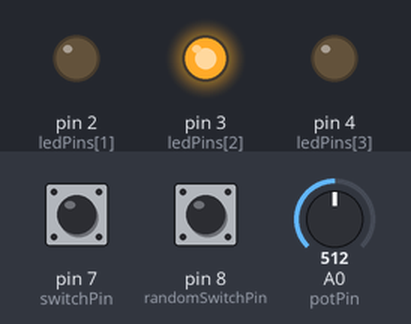
The sketch below on a simulated Arduino Uno, built with avr-gcc and run on an emulated ATmega328P. Shown: output pins drawn as LEDs (lit = HIGH). Dashed ring = blinking. Inputs (shaded band) come from the test bench; at power-on: A0 (potPin) = 512, pin 7 (switchPin) LOW, pin 8 (randomSwitchPin) LOW. Random numbers use the default seed unless the sketch sets one; pins used as bus, display or sensor lines are not drawn.

Above: at 1.2 s.
1.3 s: A0 (potPin) set to 900
At 2.6 s:
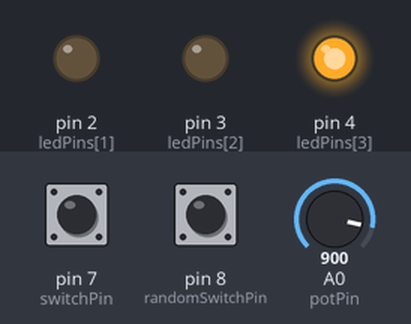
4.4 s: A0 (potPin) set to 511
At 6.3 s:
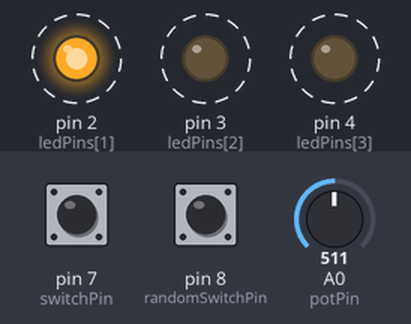
Timing chart, 0 to 13.5 s (numbered marks = the images above; inputs shaded):
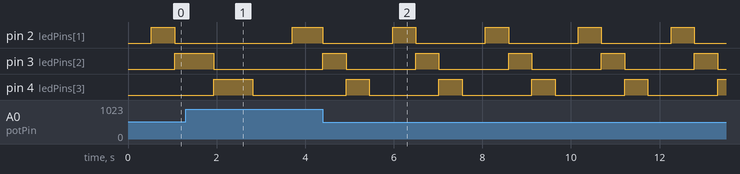

Measured:
- by itself, pin 2 (ledPins[1]), pin 3 (ledPins[2]), pin 4 (ledPins[3]): alternates HIGH for 0.52 s and LOW for 1.6 s

The sketch:

led_blink_with_millis.ino
```cpp
// Final Version
unsigned long lastStepTime = 0;
int stepLength = 1000;
int currentStep = 0;
int totalSteps = 4;
int ledPins[4] = {1, 2, 3, 4};
int potPin = A0;
int direction = 1;
int switchPin = 7;
int randomSwitchPin = 8;
// Setup Area
void setup() {
  Serial.begin(9600);
  pinMode(switchPin, INPUT);
  pinMode(randomSwitchPin, INPUT);

  for (int i = 0; i < totalSteps; i++) {
    pinMode(ledPins[i], OUTPUT);
  }
  digitalWrite(ledPins[currentStep], HIGH);
}

void loop() {
 unsigned long currentTime = millis();
  int potValue = analogRead(potPin);
  stepLength = map(potValue, 0, 1023, 50, 1000);
  if (digitalRead(switchPin) == HIGH) {
  direction = -1;
} else {
  direction = 1;
}
if (currentTime - lastStepTime >= stepLength) {
  digitalWrite(ledPins[currentStep], LOW);
      if (digitalRead(randomSwitchPin) == HIGH) {
      currentStep = random(0, totalSteps);
    }
    else {
  if (direction == 1) {
    nextStep();
  } else {
    previousStep();
  }}
  digitalWrite(ledPins[currentStep], HIGH);
  lastStepTime = currentTime;
}}

void nextStep() {
  currentStep = currentStep + 1;
  if (currentStep >= totalSteps) {
    currentStep = 0;
  }
}

void previousStep() {
    currentStep = currentStep - 1;
  if (currentStep < 0) {
    currentStep = totalSteps - 1;
  }
}
```
